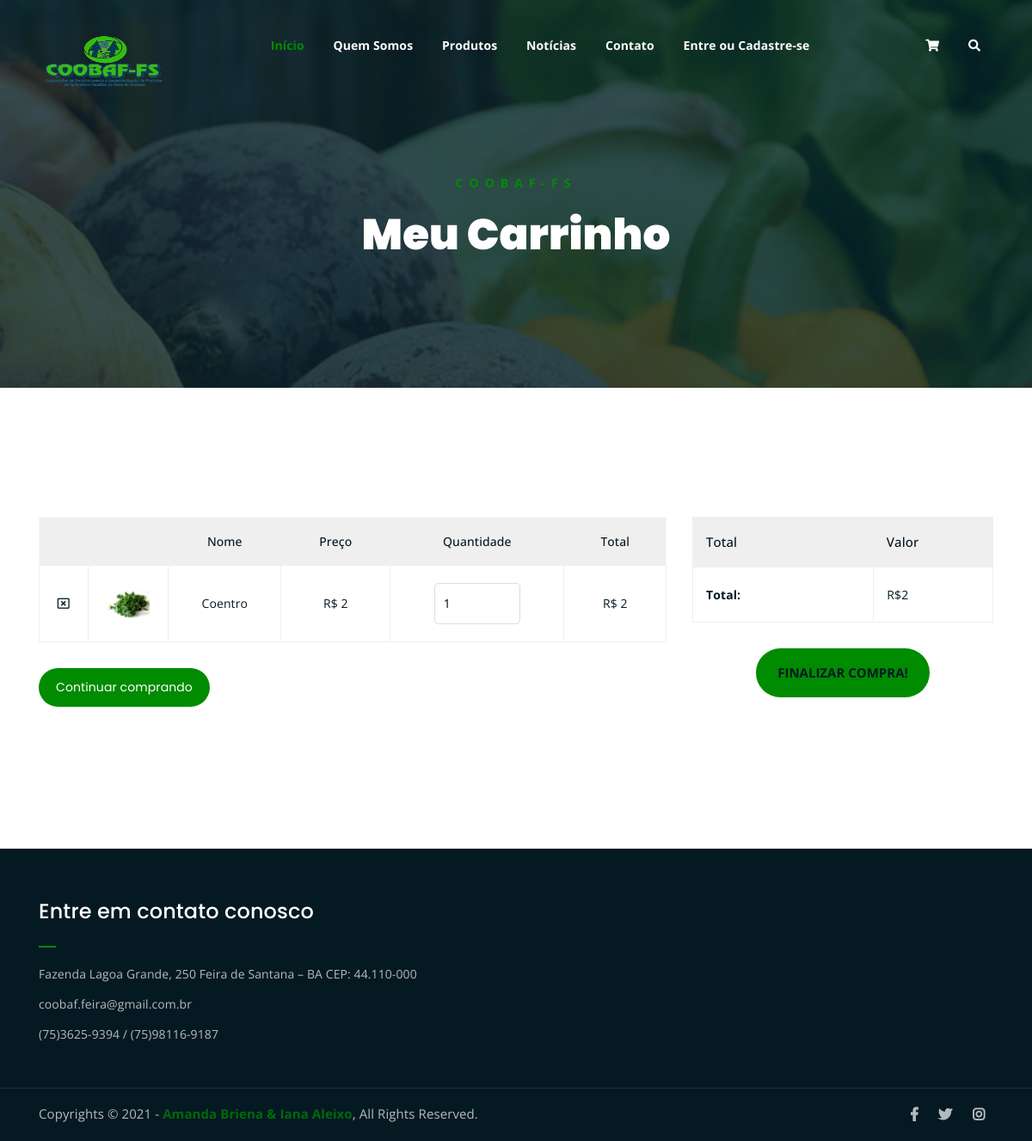
/carrinho.php?adicionar=1, run on the app's committed database.
### tables this page shows
CREATE TABLE IF NOT EXISTS produto (
	id_produto smallint(10) not null primary key AUTO_INCREMENT,
	nome varchar(15) not null,
  imagem varchar(100) not null,
	descricao varchar(20),
	preco float(15),
	status tinyint(1) NOT NULL,
  id_categoria smallint(10) not null,
  visibilidade tinyint(1)
);

### carrinho.php (the view, shortened to what this page needs)
<!DOCTYPE html>
<html lang="en">
<head>
	<?php require_once("src/components/head.php");?>
</head>
<body>
	<?php require_once("src/components/menu.php");?>
	<?php
		include_once('src/functions/funcoes_carrinho.php');
	?>
	<div class="breadcrumb-section breadcrumb-bg">
		<div class="container">
			<div class="row">
				<div class="col-lg-8 offset-lg-2 text-center">
					<div class="breadcrumb-text">
						<p>COOBAF-FS</p>
						<h1>Meu Carrinho</h1>
					</div>
				</div>
			</div>
		</div>
	</div>
	<div class="cart-section mt-150 mb-150">
		<div class="container">
			<div class="row">
				<div class="col-lg-8 col-md-12">
					<div class="cart-table-wrap">
						<table class="cart-table">
							<thead class="cart-table-head">
								<tr class="table-head-row">
									<th class="product-remove"></th>
									<th class="product-image"></th>
									<th class="product-name">Nome</th>
									<th class="product-price">Preço</th>
									<th class="product-quantity">Quantidade</th>
									<th class="product-total">Total</th>
								</tr>
							</thead>
							<tbody>
									<?php
										$total_produtos = 0.00;
										if(isset($_SESSION['carrinho'])){
											for($i = 0 ; $i < count($_SESSION['carrinho']['id']) ; $i++){
											$produto_id = $_SESSION['carrinho']['id'][$i];
											$quantidade = $_SESSION['carrinho']['qt'][$i];?>
												<tr class="table-body-row"> <?php
													$resultadoCodigo = mysqli_query($connect,"SELECT * FROM produto where id_produto = '$produto_id'") or die("erro ao selecionar");
													while($row = mysqli_fetch_assoc($resultadoCodigo)){?>
														<td data-toggle='modal' data-target='#exampleModal<?php echo $produto_id?>' class="product-remove"><a href="#"><i class="far fa-window-close"></i></a></td>
														<td class="product-image"><img src='assets/img-upload/<?php echo $row['imagem']; ?>'></td>
														<td class="product-name"> <?php echo $row['nome']; ?> </td>
														<td class="product-pricee <? echo $produto_id?>"> R$ <?php echo $row['preco']; ?></td>
														<td class="product-quantity"><input type="number" placeholder="1" value = <?php echo $quantidade?>  onchange="alterar(this.value, <?php echo $produto_id; ?>, <?php echo $row['preco']; ?>)"> </td>
														<td class="product-total" id="<?php echo $produto_id?>"> R$ <?php echo $row['preco'] * $quantidade; ?> </td>
														<?php
														$total_produtos = $total_produtos + ($row['preco'] * $quantidade);
														}?>
												</tr>
											<?php }}else{
												echo " </tbody>
												</table>
												<h6 class= 'text-center'>Nenhum produto adicionado ao carrinho!</h6>";
											}
									 ?>
							</tbody>
						</table>
					</div>
					<div class="cart-buttons">
						<a href="produtos.php" class="boxed-btn">Continuar comprando</a>
					</div>
				</div>
				<div class="col-lg-4">
					<div class="total-section">
						<table class="total-table">
							<thead class="total-table-head">
								<tr class="table-total-row">
									<th>Total</th>
									<th>Valor</th>
								</tr>
							</thead>
							<tbody>
								<tr class="total-data">
									<td><strong>Total: </strong></td>
									<td id = "total_produtos">R$<?php echo $total_produtos?></td>
								</tr>
							</tbody>
						</table>
						<div class="cart-buttons text-center">
								<?php
								if(isset($_SESSION['email'])){
									echo '<form action = "conexao_db/incluirPedido.php" method="POST" id="finalizar_pedido">
											<input type="submit" class="boxed-btn black text-center" name="finalizar_compra" value="Finalizar Compra!">
										</form>	';
								}else{
									echo '<input type="submit" data-toggle="modal" data-target="#exampleModal" class="boxed-btn black text-center" name="finalizar_compra" value="Finalizar Compra!">
									<div class="modal fade" id="exampleModal" tabindex="-1" role="dialog" aria-labelledby="exampleModalLabel" aria-hidden="true">
									  <div class="modal-dialog" role="document">
										<div class="modal-content">
										  <div class="modal-header">
											<h5 class="modal-title" id="exampleModalLabel">Faça o login para finalizar sua compra!</h5>
											<button type="button" class="close" data-dismiss="modal" aria-label="Close">
											  <span aria-hidden="true">&times;</span>
											</button>
										  </div>
										  <div class="modal-body">
											<form action = "conexao_db/validarLogin.php" method="POST">
												<p>
													<input type="email" placeholder="Email" name="email" id="email">
												</p>
												<p>
													<input type="password" placeholder="Senha" name="senha" id="senha">
												</p>
												<p><input type="submit" name= "bt-carrinho" value="Entrar"></p>
											</form>
										  </div>
										  <div class="modal-footer">
										  	<p>Não possui uma conta? <a href="cadastro.php">Cadastre-se</a></p>
										  	<p><a href="recuperarsenha.php">Esqueci minha senha</a></p>
										  </div>
										</div>
									  </div>
									</div>
									';
								}?>
						</div>
					</div>
				</div>
			</div>
		</div>
	</div>
	<?php require_once("src/components/footer.php");?>
</body>
</html>

### assets/css/main.css (style rules this page uses)
html { font-size: 14px; font-weight: 400; line-height: 28px; height: 100%; }
body { font-family: "Open Sans", sans-serif; font-weight: 400; font-size: 1rem; letter-spacing: 0.1px; line-height: 1.8; color: #051922; overflow-x: hidden; }
body img { max-width: 100%; }
a { cursor: pointer; text-decoration: none; -webkit-transition: all 0.2s ease-in-out; -o-transition: all 0.2s ease-in-out; transition: all 0.2s ease-in-out; }
h1, .h1, h2, .h2, h3, .h3, h4, .h4, h5, .h5, h6, .h6 { font-family: "Poppins", sans-serif; font-weight: 700; margin: 0 0 1.25rem 0; color: #051922; }
h1:last-child, .h1:last-child, h2:last-child, .h2:last-child, h3:last-child, .h3:last-child, h4:last-child, .h4:last-child, h5:last-child, .h5:last-child, h6:last-child, .h6:last-child { margin: 0; }
h1, .h1 { font-size: 4rem; font-weight: 700; line-height: 4rem; }
p { font-family: "Open Sans", sans-serif; font-weight: 400; font-size: 1rem; letter-spacing: 0.1px; line-height: 1.8; color: #051922; margin: 0 0 1.25rem 0; }
.mt-150 { margin-top: 150px; }
.mb-150 { margin-bottom: 150px; }
a.boxed-btn { font-family: 'Poppins', sans-serif; display: inline-block; background-color: #008B00; color: #fff; padding: 10px 20px; }
a.boxed-btn, a.bordered-btn, a.cart-btn, .bt-pedidos, button.cart-btn { border-radius: 50px; }
.breadcrumb-bg { background-image: url(../img/breadcrumb-bg.jpg); }
.breadcrumb-text p { color: #008B00; font-weight: 700; text-transform: uppercase; letter-spacing: 7px; }
.breadcrumb-text h1 { font-size: 50px; font-weight: 900; color: #fff; margin: 0; margin-top: 20px; }
.breadcrumb-section { padding: 150px 0; background-size: cover; background-position: center center; position: relative; z-index: 1; background-attachment: fixed; padding-top: 200px; }
.breadcrumb-section:after { position: absolute; left: 0; top: 0; width: 100%; height: 100%; content: ""; background-color: #07212e; z-index: -1; opacity: 0.8; }
a.boxed-btn { -webkit-transition: 0.3s; -o-transition: 0.3s; transition: 0.3s; }
input[type="submit"] { -webkit-transition: 0.3s; -o-transition: 0.3s; transition: 0.3s; border-radius: 50px !important; }
.product-image img { -webkit-transition: 0.3s; -o-transition: 0.3s; transition: 0.3s; }
html, body { height: 100%; }
input[type="submit"] { background-color: #008B00; color: #051922; font-weight: 700; text-transform: uppercase; font-size: 15px; border: none !important; cursor: pointer; padding: 15px 25px; border-radius: 3px; }
.product-image { padding: 30px; padding-bottom: 0; }
.product-image img { width: 90%; border-radius: 5px; margin-bottom: 20px; }
input[type="number"] { border: 1px solid #ddd; border-radius: 5px; padding: 10px; width: 100px; margin-bottom: 15px; }
table.cart-table { border: 1px solid #f9f9f9; width: 100%; }
thead { border-bottom: 1px solid #eee; }
tr.table-head-row th { border-right: 1px solid #efefef; padding: 15px; font-weight: 500; text-align: center; }
tr.table-head-row th:last-child { border-right: none; }
.cart-table-wrap tbody tr td { text-align: center; }
td.product-image img { max-width: 50px; -webkit-box-shadow: none; box-shadow: none; margin-bottom: 0; }
.cart-table-wrap tbody tr td { border: 1px solid #efefef; padding: 20px 0; color: #051922; }
thead.cart-table-head tr { background-color: #efefef; }
td.product-quantity input { margin-bottom: 0; }
td.product-remove a { color: #051922; }
.total-section table.total-table { border: 1px solid #efefef; width: 100%; }
tr.table-total-row { background-color: #efefef; }
tr.table-total-row th { font-weight: 500; font-size: 15px; padding: 15px; }
table.total-table tbody tr.total-data td { border: 1px solid #efefef; padding: 19px 15px; }
tr.total-data td strong { margin-right: 32px; }
.cart-buttons { margin-top: 30px; }
.cart-buttons a:first-child { margin-right: 20px; }

### assets/css/responsive.css (style rules this page uses)
@media only screen and (min-width: 992px) and (max-width: 1200px) { .cart-buttons a:first-child { margin-right: 0; margin-bottom: 15px; } }

### data on the page
produto: imagem (picture), nome "Coentro", preco "2", value "1", $row['preco']*$quantidade "2"

### other printed values
$total_produtos "2"
